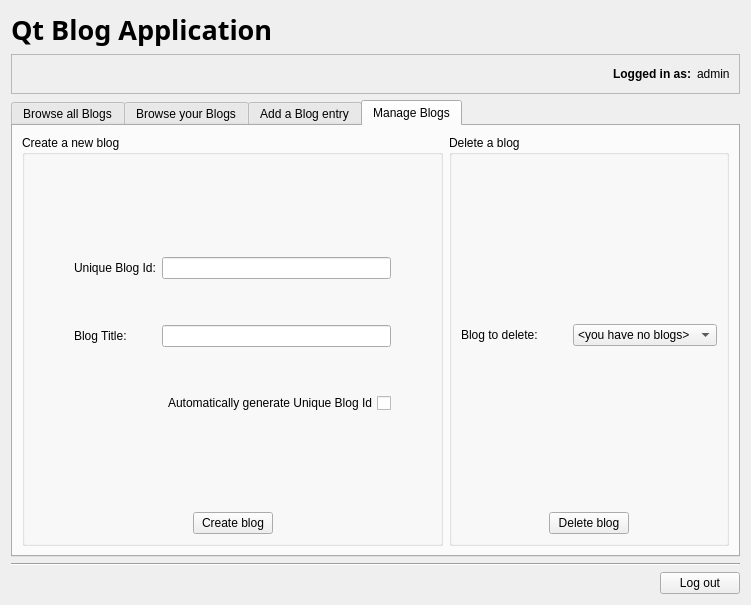
<?xml version="1.0" encoding="UTF-8"?>
<ui version="4.0">
 <class>MainDialog</class>
 <widget class="QDialog" name="MainDialog">
  <property name="geometry">
   <rect>
    <x>0</x>
    <y>0</y>
    <width>751</width>
    <height>605</height>
   </rect>
  </property>
  <property name="windowTitle">
   <string>Dialog</string>
  </property>
  <layout class="QVBoxLayout" name="verticalLayout">
   <item>
    <widget class="QLabel" name="label">
     <property name="font">
      <font>
       <family>Segoe UI Black</family>
       <pointsize>20</pointsize>
       <bold>true</bold>
      </font>
     </property>
     <property name="layoutDirection">
      <enum>Qt::LeftToRight</enum>
     </property>
     <property name="text">
      <string>Qt Blog Application</string>
     </property>
     <property name="alignment">
      <set>Qt::AlignLeading|Qt::AlignLeft|Qt::AlignVCenter</set>
     </property>
     <property name="margin">
      <number>10</number>
     </property>
    </widget>
   </item>
   <item>
    <widget class="QFrame" name="frame">
     <property name="sizePolicy">
      <sizepolicy hsizetype="MinimumExpanding" vsizetype="Preferred">
       <horstretch>0</horstretch>
       <verstretch>0</verstretch>
      </sizepolicy>
     </property>
     <property name="frameShape">
      <enum>QFrame::StyledPanel</enum>
     </property>
     <property name="frameShadow">
      <enum>QFrame::Plain</enum>
     </property>
     <property name="lineWidth">
      <number>1</number>
     </property>
     <layout class="QHBoxLayout" name="horizontalLayout">
      <item>
       <spacer name="horizontalSpacer">
        <property name="orientation">
         <enum>Qt::Horizontal</enum>
        </property>
        <property name="sizeHint" stdset="0">
         <size>
          <width>40</width>
          <height>20</height>
         </size>
        </property>
       </spacer>
      </item>
      <item>
       <widget class="QLabel" name="label_2">
        <property name="font">
         <font>
          <bold>true</bold>
         </font>
        </property>
        <property name="layoutDirection">
         <enum>Qt::LeftToRight</enum>
        </property>
        <property name="text">
         <string>Logged in as:</string>
        </property>
        <property name="alignment">
         <set>Qt::AlignRight|Qt::AlignTrailing|Qt::AlignVCenter</set>
        </property>
        <property name="wordWrap">
         <bool>true</bool>
        </property>
        <property name="margin">
         <number>10</number>
        </property>
       </widget>
      </item>
      <item>
       <widget class="QLabel" name="lblUsername">
        <property name="text">
         <string>admin</string>
        </property>
        <property name="wordWrap">
         <bool>true</bool>
        </property>
        <property name="margin">
         <number>10</number>
        </property>
       </widget>
      </item>
     </layout>
    </widget>
   </item>
   <item>
    <widget class="QTabWidget" name="tabWidget">
     <property name="tabShape">
      <enum>QTabWidget::Rounded</enum>
     </property>
     <property name="currentIndex">
      <number>3</number>
     </property>
     <widget class="QWidget" name="tab_4">
      <attribute name="title">
       <string>Browse all Blogs</string>
      </attribute>
      <layout class="QHBoxLayout" name="horizontalLayout_4">
       <item>
        <widget class="QFrame" name="frame_3">
         <property name="sizePolicy">
          <sizepolicy hsizetype="Preferred" vsizetype="Preferred">
           <horstretch>1</horstretch>
           <verstretch>0</verstretch>
          </sizepolicy>
         </property>
         <property name="frameShape">
          <enum>QFrame::Box</enum>
         </property>
         <property name="frameShadow">
          <enum>QFrame::Raised</enum>
         </property>
         <layout class="QVBoxLayout" name="verticalLayout_5">
          <item>
           <widget class="QLabel" name="label_9">
            <property name="font">
             <font>
              <pointsize>12</pointsize>
              <bold>true</bold>
             </font>
            </property>
            <property name="text">
             <string>Select a blog:</string>
            </property>
           </widget>
          </item>
          <item>
           <widget class="QListWidget" name="lstAllBlogs">
            <property name="maximumSize">
             <size>
              <width>16777215</width>
              <height>16777215</height>
             </size>
            </property>
            <property name="frameShape">
             <enum>QFrame::NoFrame</enum>
            </property>
            <property name="lineWidth">
             <number>1</number>
            </property>
            <item>
             <property name="text">
              <string>&lt;you have no blogs&gt;</string>
             </property>
            </item>
           </widget>
          </item>
         </layout>
        </widget>
       </item>
       <item>
        <widget class="QScrollArea" name="scrollArea_2">
         <property name="sizePolicy">
          <sizepolicy hsizetype="Expanding" vsizetype="Expanding">
           <horstretch>3</horstretch>
           <verstretch>0</verstretch>
          </sizepolicy>
         </property>
         <property name="verticalScrollBarPolicy">
          <enum>Qt::ScrollBarAlwaysOn</enum>
         </property>
         <property name="horizontalScrollBarPolicy">
          <enum>Qt::ScrollBarAlwaysOff</enum>
         </property>
         <property name="widgetResizable">
          <bool>true</bool>
         </property>
         <property name="alignment">
          <set>Qt::AlignLeading|Qt::AlignLeft|Qt::AlignTop</set>
         </property>
         <widget class="QWidget" name="wgtAllBlogEntries">
          <property name="geometry">
           <rect>
            <x>0</x>
            <y>0</y>
            <width>503</width>
            <height>332</height>
           </rect>
          </property>
          <layout class="QVBoxLayout" name="verticalLayout_7"/>
         </widget>
        </widget>
       </item>
      </layout>
     </widget>
     <widget class="QWidget" name="tab_3">
      <attribute name="title">
       <string>Browse your Blogs</string>
      </attribute>
      <layout class="QHBoxLayout" name="horizontalLayout_5">
       <item>
        <widget class="QFrame" name="frame_2">
         <property name="sizePolicy">
          <sizepolicy hsizetype="Preferred" vsizetype="Preferred">
           <horstretch>1</horstretch>
           <verstretch>0</verstretch>
          </sizepolicy>
         </property>
         <property name="frameShape">
          <enum>QFrame::Box</enum>
         </property>
         <property name="frameShadow">
          <enum>QFrame::Raised</enum>
         </property>
         <layout class="QVBoxLayout" name="verticalLayout_4">
          <item>
           <widget class="QLabel" name="label_3">
            <property name="font">
             <font>
              <pointsize>12</pointsize>
              <bold>true</bold>
             </font>
            </property>
            <property name="text">
             <string>Select a blog:</string>
            </property>
           </widget>
          </item>
          <item>
           <widget class="QListWidget" name="lstBlogList">
            <property name="maximumSize">
             <size>
              <width>16777215</width>
              <height>16777215</height>
             </size>
            </property>
            <property name="frameShape">
             <enum>QFrame::NoFrame</enum>
            </property>
            <property name="lineWidth">
             <number>1</number>
            </property>
            <item>
             <property name="text">
              <string>&lt;you have no blogs&gt;</string>
             </property>
            </item>
           </widget>
          </item>
         </layout>
        </widget>
       </item>
       <item>
        <widget class="QScrollArea" name="scrollArea">
         <property name="sizePolicy">
          <sizepolicy hsizetype="Expanding" vsizetype="Expanding">
           <horstretch>3</horstretch>
           <verstretch>0</verstretch>
          </sizepolicy>
         </property>
         <property name="verticalScrollBarPolicy">
          <enum>Qt::ScrollBarAlwaysOn</enum>
         </property>
         <property name="horizontalScrollBarPolicy">
          <enum>Qt::ScrollBarAlwaysOff</enum>
         </property>
         <property name="widgetResizable">
          <bool>true</bool>
         </property>
         <property name="alignment">
          <set>Qt::AlignLeading|Qt::AlignLeft|Qt::AlignTop</set>
         </property>
         <widget class="QWidget" name="wgtBlogEntries">
          <property name="geometry">
           <rect>
            <x>0</x>
            <y>0</y>
            <width>503</width>
            <height>332</height>
           </rect>
          </property>
          <property name="sizePolicy">
           <sizepolicy hsizetype="Preferred" vsizetype="Preferred">
            <horstretch>0</horstretch>
            <verstretch>0</verstretch>
           </sizepolicy>
          </property>
          <layout class="QVBoxLayout" name="verticalLayout_6"/>
         </widget>
        </widget>
       </item>
      </layout>
     </widget>
     <widget class="QWidget" name="boxEntryForm">
      <attribute name="title">
       <string>Add a Blog entry</string>
      </attribute>
      <layout class="QVBoxLayout" name="verticalLayout_2">
       <item>
        <layout class="QGridLayout" name="gridLayout">
         <property name="leftMargin">
          <number>10</number>
         </property>
         <property name="topMargin">
          <number>10</number>
         </property>
         <property name="rightMargin">
          <number>10</number>
         </property>
         <property name="bottomMargin">
          <number>10</number>
         </property>
         <item row="1" column="1">
          <widget class="QLineEdit" name="txtEntryTitle">
           <property name="frame">
            <bool>true</bool>
           </property>
          </widget>
         </item>
         <item row="1" column="0">
          <widget class="QLabel" name="label_5">
           <property name="text">
            <string>Entry title:</string>
           </property>
          </widget>
         </item>
         <item row="0" column="1">
          <widget class="QComboBox" name="cmbBlogList">
           <item>
            <property name="text">
             <string>&lt;you have no blogs&gt;</string>
            </property>
           </item>
          </widget>
         </item>
         <item row="2" column="0">
          <widget class="QLabel" name="label_6">
           <property name="text">
            <string>Content:</string>
           </property>
          </widget>
         </item>
         <item row="2" column="1">
          <widget class="QPlainTextEdit" name="txtEntryContent">
           <property name="sizePolicy">
            <sizepolicy hsizetype="Expanding" vsizetype="Expanding">
             <horstretch>0</horstretch>
             <verstretch>0</verstretch>
            </sizepolicy>
           </property>
           <property name="frameShape">
            <enum>QFrame::Box</enum>
           </property>
           <property name="frameShadow">
            <enum>QFrame::Sunken</enum>
           </property>
          </widget>
         </item>
         <item row="0" column="0">
          <widget class="QLabel" name="label_4">
           <property name="text">
            <string>Choose a blog you want to add to:</string>
           </property>
          </widget>
         </item>
        </layout>
       </item>
       <item>
        <spacer name="verticalSpacer">
         <property name="orientation">
          <enum>Qt::Vertical</enum>
         </property>
         <property name="sizeHint" stdset="0">
          <size>
           <width>20</width>
           <height>40</height>
          </size>
         </property>
        </spacer>
       </item>
       <item>
        <layout class="QHBoxLayout" name="horizontalLayout_2">
         <item>
          <spacer name="horizontalSpacer_5">
           <property name="orientation">
            <enum>Qt::Horizontal</enum>
           </property>
           <property name="sizeHint" stdset="0">
            <size>
             <width>40</width>
             <height>20</height>
            </size>
           </property>
          </spacer>
         </item>
         <item>
          <widget class="QPushButton" name="btnCreateEntry">
           <property name="text">
            <string>Create entry</string>
           </property>
          </widget>
         </item>
         <item>
          <spacer name="horizontalSpacer_4">
           <property name="orientation">
            <enum>Qt::Horizontal</enum>
           </property>
           <property name="sizeHint" stdset="0">
            <size>
             <width>40</width>
             <height>20</height>
            </size>
           </property>
          </spacer>
         </item>
        </layout>
       </item>
      </layout>
     </widget>
     <widget class="QWidget" name="boxBlogForm">
      <attribute name="title">
       <string>Manage Blogs</string>
      </attribute>
      <layout class="QHBoxLayout" name="horizontalLayout_8">
       <item>
        <widget class="QGroupBox" name="groupBox">
         <property name="sizePolicy">
          <sizepolicy hsizetype="Preferred" vsizetype="Preferred">
           <horstretch>0</horstretch>
           <verstretch>0</verstretch>
          </sizepolicy>
         </property>
         <property name="title">
          <string>Create a new blog</string>
         </property>
         <layout class="QVBoxLayout" name="verticalLayout_3">
          <item>
           <spacer name="verticalSpacer_3">
            <property name="orientation">
             <enum>Qt::Vertical</enum>
            </property>
            <property name="sizeHint" stdset="0">
             <size>
              <width>20</width>
              <height>40</height>
             </size>
            </property>
           </spacer>
          </item>
          <item>
           <layout class="QGridLayout" name="gridLayout_2">
            <item row="2" column="2">
             <widget class="QLineEdit" name="txtBlogTitle"/>
            </item>
            <item row="2" column="0">
             <spacer name="horizontalSpacer_2">
              <property name="orientation">
               <enum>Qt::Horizontal</enum>
              </property>
              <property name="sizeHint" stdset="0">
               <size>
                <width>40</width>
                <height>20</height>
               </size>
              </property>
             </spacer>
            </item>
            <item row="0" column="1">
             <widget class="QLabel" name="label_8">
              <property name="text">
               <string>Unique Blog Id:</string>
              </property>
             </widget>
            </item>
            <item row="0" column="2">
             <widget class="QLineEdit" name="txtId"/>
            </item>
            <item row="2" column="1">
             <widget class="QLabel" name="label_7">
              <property name="text">
               <string>Blog Title:</string>
              </property>
             </widget>
            </item>
            <item row="2" column="3">
             <spacer name="horizontalSpacer_3">
              <property name="orientation">
               <enum>Qt::Horizontal</enum>
              </property>
              <property name="sizeHint" stdset="0">
               <size>
                <width>40</width>
                <height>20</height>
               </size>
              </property>
             </spacer>
            </item>
            <item row="1" column="2">
             <spacer name="verticalSpacer_4">
              <property name="orientation">
               <enum>Qt::Vertical</enum>
              </property>
              <property name="sizeHint" stdset="0">
               <size>
                <width>20</width>
                <height>40</height>
               </size>
              </property>
             </spacer>
            </item>
            <item row="3" column="2">
             <spacer name="verticalSpacer_5">
              <property name="orientation">
               <enum>Qt::Vertical</enum>
              </property>
              <property name="sizeHint" stdset="0">
               <size>
                <width>20</width>
                <height>40</height>
               </size>
              </property>
             </spacer>
            </item>
            <item row="4" column="2">
             <widget class="QCheckBox" name="chkAutoId">
              <property name="layoutDirection">
               <enum>Qt::RightToLeft</enum>
              </property>
              <property name="text">
               <string>Automatically generate Unique Blog Id</string>
              </property>
             </widget>
            </item>
           </layout>
          </item>
          <item>
           <spacer name="verticalSpacer_2">
            <property name="orientation">
             <enum>Qt::Vertical</enum>
            </property>
            <property name="sizeHint" stdset="0">
             <size>
              <width>20</width>
              <height>25</height>
             </size>
            </property>
           </spacer>
          </item>
          <item>
           <layout class="QHBoxLayout" name="horizontalLayout_3">
            <item>
             <spacer name="horizontalSpacer_7">
              <property name="orientation">
               <enum>Qt::Horizontal</enum>
              </property>
              <property name="sizeHint" stdset="0">
               <size>
                <width>40</width>
                <height>20</height>
               </size>
              </property>
             </spacer>
            </item>
            <item>
             <widget class="QPushButton" name="btnCreateBlog">
              <property name="text">
               <string>Create blog</string>
              </property>
             </widget>
            </item>
            <item>
             <spacer name="horizontalSpacer_6">
              <property name="orientation">
               <enum>Qt::Horizontal</enum>
              </property>
              <property name="sizeHint" stdset="0">
               <size>
                <width>40</width>
                <height>20</height>
               </size>
              </property>
             </spacer>
            </item>
           </layout>
          </item>
         </layout>
        </widget>
       </item>
       <item>
        <widget class="QGroupBox" name="groupBox_2">
         <property name="sizePolicy">
          <sizepolicy hsizetype="Preferred" vsizetype="Preferred">
           <horstretch>0</horstretch>
           <verstretch>0</verstretch>
          </sizepolicy>
         </property>
         <property name="title">
          <string>Delete a blog</string>
         </property>
         <layout class="QVBoxLayout" name="verticalLayout_8">
          <item>
           <spacer name="verticalSpacer_6">
            <property name="orientation">
             <enum>Qt::Vertical</enum>
            </property>
            <property name="sizeHint" stdset="0">
             <size>
              <width>20</width>
              <height>40</height>
             </size>
            </property>
           </spacer>
          </item>
          <item>
           <layout class="QHBoxLayout" name="horizontalLayout_9">
            <item>
             <widget class="QLabel" name="label_13">
              <property name="text">
               <string>Blog to delete:</string>
              </property>
             </widget>
            </item>
            <item>
             <widget class="QComboBox" name="cmbDeleteBlog">
              <item>
               <property name="text">
                <string>&lt;you have no blogs&gt;</string>
               </property>
              </item>
             </widget>
            </item>
           </layout>
          </item>
          <item>
           <spacer name="verticalSpacer_9">
            <property name="orientation">
             <enum>Qt::Vertical</enum>
            </property>
            <property name="sizeHint" stdset="0">
             <size>
              <width>20</width>
              <height>40</height>
             </size>
            </property>
           </spacer>
          </item>
          <item>
           <layout class="QHBoxLayout" name="horizontalLayout_7">
            <item>
             <spacer name="horizontalSpacer_11">
              <property name="orientation">
               <enum>Qt::Horizontal</enum>
              </property>
              <property name="sizeHint" stdset="0">
               <size>
                <width>40</width>
                <height>20</height>
               </size>
              </property>
             </spacer>
            </item>
            <item>
             <widget class="QPushButton" name="btnDeleteBlog">
              <property name="text">
               <string>Delete blog</string>
              </property>
             </widget>
            </item>
            <item>
             <spacer name="horizontalSpacer_12">
              <property name="orientation">
               <enum>Qt::Horizontal</enum>
              </property>
              <property name="sizeHint" stdset="0">
               <size>
                <width>40</width>
                <height>20</height>
               </size>
              </property>
             </spacer>
            </item>
           </layout>
          </item>
         </layout>
        </widget>
       </item>
      </layout>
     </widget>
    </widget>
   </item>
   <item>
    <widget class="Line" name="line">
     <property name="orientation">
      <enum>Qt::Horizontal</enum>
     </property>
    </widget>
   </item>
   <item>
    <layout class="QHBoxLayout" name="horizontalLayout_6">
     <item>
      <spacer name="horizontalSpacer_8">
       <property name="orientation">
        <enum>Qt::Horizontal</enum>
       </property>
       <property name="sizeHint" stdset="0">
        <size>
         <width>40</width>
         <height>20</height>
        </size>
       </property>
      </spacer>
     </item>
     <item>
      <widget class="QPushButton" name="btnLogOut">
       <property name="text">
        <string>Log out</string>
       </property>
      </widget>
     </item>
    </layout>
   </item>
  </layout>
 </widget>
 <tabstops>
  <tabstop>tabWidget</tabstop>
  <tabstop>lstAllBlogs</tabstop>
  <tabstop>scrollArea_2</tabstop>
  <tabstop>lstBlogList</tabstop>
  <tabstop>scrollArea</tabstop>
  <tabstop>cmbBlogList</tabstop>
  <tabstop>txtEntryTitle</tabstop>
  <tabstop>txtEntryContent</tabstop>
  <tabstop>btnCreateEntry</tabstop>
  <tabstop>txtId</tabstop>
  <tabstop>txtBlogTitle</tabstop>
  <tabstop>chkAutoId</tabstop>
  <tabstop>btnCreateBlog</tabstop>
 </tabstops>
 <resources/>
 <connections>
  <connection>
   <sender>chkAutoId</sender>
   <signal>toggled(bool)</signal>
   <receiver>txtId</receiver>
   <slot>setDisabled(bool)</slot>
   <hints>
    <hint type="sourcelabel">
     <x>573</x>
     <y>442</y>
    </hint>
    <hint type="destinationlabel">
     <x>460</x>
     <y>275</y>
    </hint>
   </hints>
  </connection>
 </connections>
</ui>
